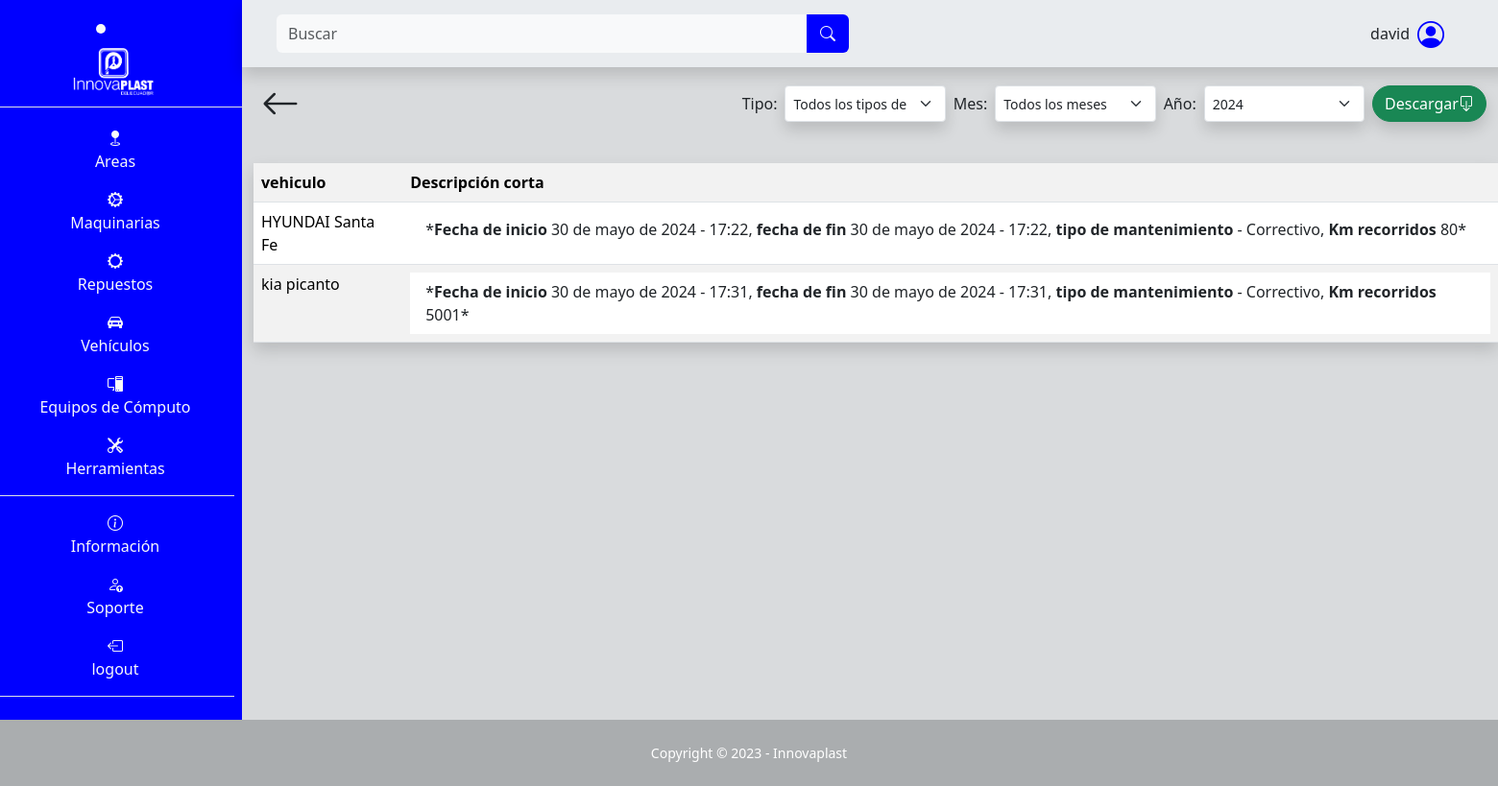
The page /vehiculo/tabla/ (signed in) on the database as committed earlier.
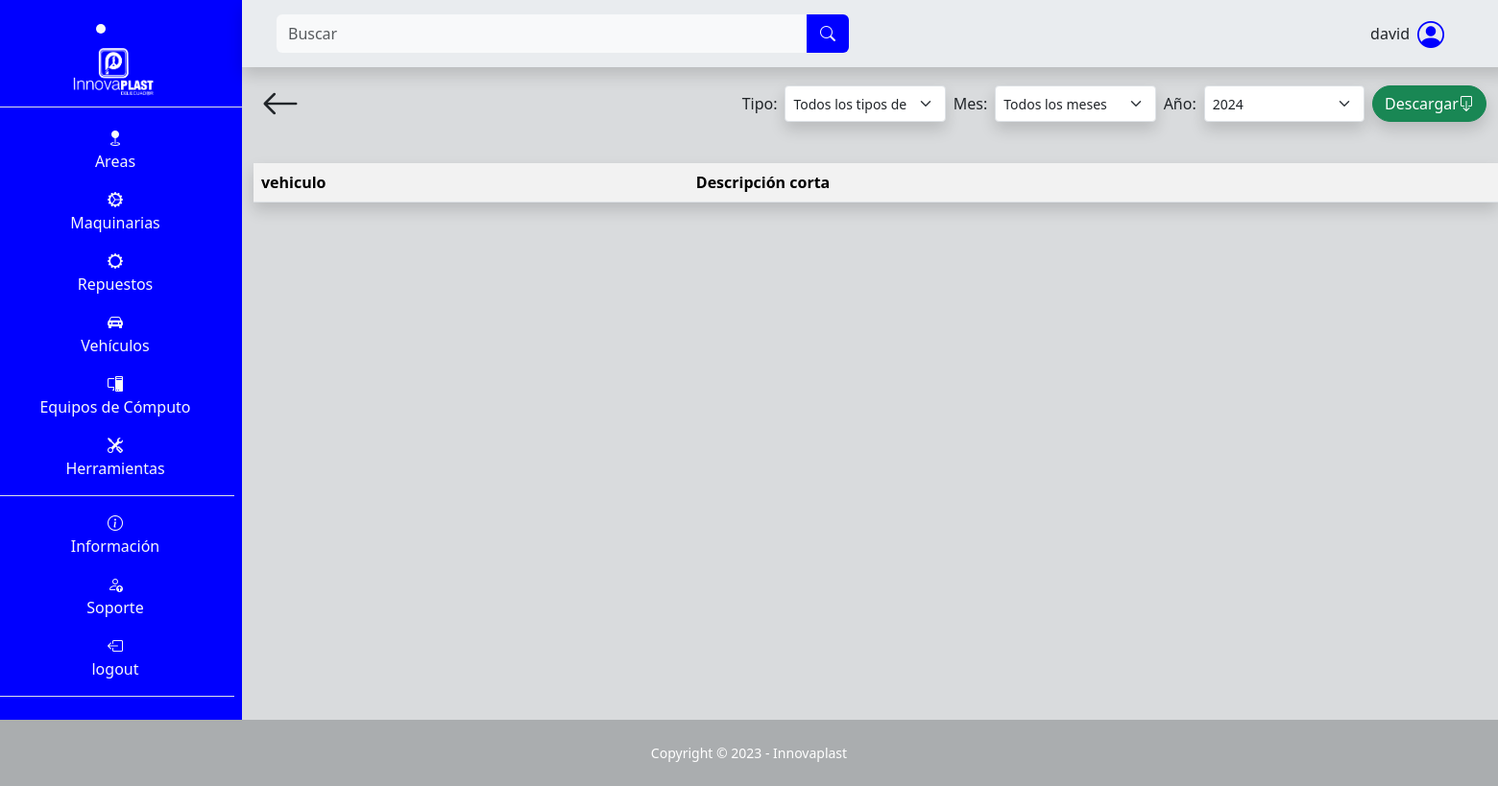
The same page on the database as committed later.
### SGE_vehiculo/models.py (models this page shows, shortened)
class Vehiculo(models.Model):
    marca = models.CharField(max_length=50, null=False, blank=False)
    modelo = models.CharField(max_length=50, null=False, blank=False)
    matricula = models.CharField(max_length=50, null=False, blank=False)
    número_de_chasis = models.CharField(max_length=50, null=False, blank=False)
    motor = models.CharField(max_length=50, null=False, blank=False)
    km_recorridos = models.IntegerField(blank=False, null=False)
    intervalo_mantenimiento = models.IntegerField(blank=False, null=False)
    image = models.ImageField(upload_to="vehiculo/image", null=False, blank=False)
    fecha_ultimo_mantenimiento = models.DateField(default=date.today, blank=False, null=False)
    nombre_chofer = models.CharField(max_length=50, null=False, blank=False)
    contraseña_chofer = models.CharField(max_length=20, blank=False, null=False)
    teléfono_chofer = models.CharField(max_length=10, blank=False, null=False)
    dirección_chofer = models.CharField(max_length=30, blank=False, null=False)
    dni_chofer = models.IntegerField(max_length=10, blank=False, null=False)

class MantenimientoVehiculo(models.Model):
    vehiculo = models.ForeignKey(Vehiculo, on_delete=models.CASCADE)
    tipo = models.ForeignKey(TipoMantenimientoVehiculo, on_delete=models.CASCADE)
    fecha_inicio = models.DateField(default=date.today)
    hora_inicio = models.TimeField(default=datetime.now().time())
    fecha_fin = models.DateField(default=date.today)
    hora_fin = models.TimeField(default=datetime.now().time())
    km_recorridos = models.IntegerField(blank=False, null=False)
    operador = models.CharField(max_length=100, blank=False, null=False)
    descripción = models.TextField(max_length=400, null=False, blank=False)
    partes_y_piezas = models.TextField(max_length=400, null=False, blank=False)
    image = models.ImageField(upload_to="vehiculo/mantenimiento", null=False, blank=False)

class TipoMantenimientoVehiculo(models.Model):
    tipo = models.CharField(max_length=100, blank=False, null=False)
    def __str__(self):
        return self.tipo

### SGE_vehiculo/views.py (the view)
# urls.py: path('tabla/', views.tabla_mantenimientos, name="area_tabla_mantenimientos"),
@login_required
def tabla_mantenimientos(request):
    vehiculos = Vehiculo.objects.all()
    tipos_mantenimiento = TipoMantenimientoVehiculo.objects.all()
    for vehiculo in vehiculos:
        vehiculo.mantenimientos = vehiculo.mantenimientovehiculo_set.all().order_by('-fecha_fin', '-hora_fin')
    context = {
        'vehiculos': vehiculos,
        'tipos_mantenimiento': tipos_mantenimiento,
    }
    return render(request, 'SGE_vehiculo/tablas.html', context)

### templates/SGE_vehiculo/tablas.html (shortened to what this page needs)
{% extends "layout/base.html" %}
{% block 'content' %}
<div class="container">
    <div class="d-flex p-2 justify-content-between">
        <a class="text-decoration-none text-dark" href="{% url "vehiculo" %}">
            <i class="bi bi-arrow-left fs-1"></i>
        </a>
        <form class="d-flex mt-auto mb-auto" action="{% url 'generar_documento_mantenimientos_general_vehiculo' %}" method="get" style="max-height: 50px; min-width: 600px;">
          <label class="mt-auto mb-auto m-1" for="tipo_mantenimiento">Tipo:</label>
            <select class="form-select form-select-sm m-1 shadow" name="tipo_mantenimiento" id="tipo_mantenimiento">
                <option value="">Todos los tipos de mantenimiento</option>
            </select>
          <label class="mt-auto mb-auto m-1" for="mes">Mes:</label>
          <select class="form-select form-select-sm m-1 shadow" name="mes" id="mes">
            <option value="">Todos los meses</option>
          </select>
          <label class="mt-auto mb-auto m-1" for="anio">Año:</label>
          <select class="form-select form-select-sm m-1 shadow" name="anio" id="anio">
              <option value="2024">2024</option>
          </select>
          <button type="submit" value="Submit" class="btn btn-success d-flex m-1 shadow rounded-pill">Descargar  <i class="bi bi-box-arrow-down mt-auto mb-auto"></i></button>
        </form>
    </div>
    <table class="table table-striped mt-4 shadow">
      <tr>
        <th>vehiculo</th>
        <th>Descripción corta</th>
      </tr>
      {% for vehiculo in vehiculos %}
      <tr>
        <td>{{ vehiculo.marca }} {{ vehiculo.modelo }}</td>
        <td>
          <ul class="list-group list-group-flush">
            {% for mantenimiento in vehiculo.mantenimientos %}
            <li class="list-group-item">*<b>Fecha de inicio</b> {{ mantenimiento.fecha_inicio }} - {{ mantenimiento.hora_inicio }}, <b>fecha de fin</b> {{ mantenimiento.fecha_fin }} - {{ mantenimiento.hora_fin }}, <b>tipo de mantenimiento</b> - {{ mantenimiento.tipo }}, <b>Km recorridos</b> {{ mantenimiento.km_recorridos }}*</li>
            {% endfor %}
          </ul>
        </td>
      </tr>
      {% endfor %}
    </table>
</div>
{% endblock %}

Rows that differ between the two databases and show on the page:
removed Vehiculo: marca "HYUNDAI", modelo "Santa Fe"
removed MantenimientoVehiculo: fecha_inicio "30 de mayo de 2024", hora_inicio "17:22", fecha_fin "30 de mayo de 2024", hora_fin "17:22", tipo "Correctivo", km_recorridos "80", shown under "HYUNDAI"
removed Vehiculo: marca "kia", modelo "picanto"
removed MantenimientoVehiculo: fecha_inicio "30 de mayo de 2024", hora_inicio "17:31", fecha_fin "30 de mayo de 2024", hora_fin "17:31", tipo "Correctivo", km_recorridos "5001", shown under "kia"
